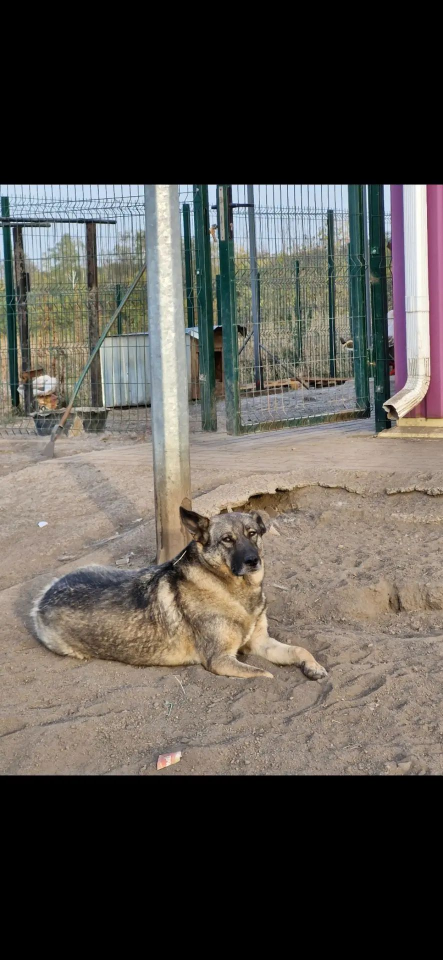
#> input picture source-photos/01-outdoor-portrait.jpg, 886 x 1920 px, found by its file name (shown at 1/2 size)
$ python generate_cards.py
#> lines starting #> are read from the running program, lines starting #| are printed output that depends on the picture
#!/usr/bin/env python3
"""Generate Ozon product cards for Kubik — hero dog seeking a home."""

from __future__ import annotations

import math
from pathlib import Path

from PIL import Image, ImageDraw, ImageFont, ImageFilter, ImageEnhance

ROOT = Path("/workspace")
SRC = ROOT / "source-photos"
OUT = ROOT / "cards"
FONT = ROOT / "fonts" / "Onest-Variable.ttf"

W, H = 1200, 1600  # Ozon 3:4

# Visual system — forest teal + warm coral (not purple, not cream/terracotta)
C = {
    "deep": (15, 42, 46),
    "deep2": (22, 58, 62),
    "sage": (216, 232, 224),
    "mint": (95, 191, 176),
    "coral": (255, 107, 90),
    "coral_d": (220, 78, 64),
    "sand": (245, 247, 244),
    "ink": (18, 32, 36),
    "muted": (90, 110, 112),
    "white": (255, 255, 255),
    "panel": (255, 255, 255),
}


def font(size: int, weight: int = 700) -> ImageFont.FreeTypeFont:
    f = ImageFont.truetype(str(FONT), size)
    f.set_variation_by_axes([weight])
    return f


def round_rect(draw, xy, r, fill=None, outline=None, width=1):
    draw.rounded_rectangle(xy, radius=r, fill=fill, outline=outline, width=width)


# Relative subject centers in source photos (dog body), after letterbox trim
FOCUS = {
    "01-outdoor-portrait.jpg": (0.45, 0.62),
    "02-outdoor-yard.jpg": (0.45, 0.60),
    "03-recovered-brace.jpg": (0.52, 0.50),
    "04-soft-portrait.jpg": (0.50, 0.62),
    "05-recovery-bandages.jpg": (0.50, 0.52),
    "06-recovery-crate.jpg": (0.48, 0.52),
    "07-emergency.jpg": (0.50, 0.55),
}

# Keep zoom near 1.0 so the whole dog stays in frame
ZOOM = {
    "01-outdoor-portrait.jpg": 1.02,
    "02-outdoor-yard.jpg": 1.02,
    "03-recovered-brace.jpg": 1.0,
    "04-soft-portrait.jpg": 1.02,
    "05-recovery-bandages.jpg": 1.05,
    "06-recovery-crate.jpg": 1.05,
    "07-emergency.jpg": 1.0,
}


def trim_letterbox(img: Image.Image, threshold: int = 14) -> Image.Image:
    """Remove near-black letterbox bars common in phone exports."""
    arr = img.convert("RGB")
    px = arr.load()
    w, h = arr.size
    def row_bright(y):
        return sum(sum(px[x, y]) for x in range(0, w, max(1, w // 40))) / (3 * (w // max(1, w // 40) + 1))
    def col_bright(x):
        return sum(sum(px[x, y]) for y in range(0, h, max(1, h // 40))) / (3 * (h // max(1, h // 40) + 1))
    top = 0
    while top < h - 1 and row_bright(top) < threshold:
        top += 1
    bottom = h - 1
    while bottom > top and row_bright(bottom) < threshold:
        bottom -= 1
    left = 0
    while left < w - 1 and col_bright(left) < threshold:
        left += 1
    right = w - 1
    while right > left and col_bright(right) < threshold:
        right -= 1
    if bottom - top < h * 0.5 or right - left < w * 0.5:
        return img  # safety
    return img.crop((left, top, right + 1, bottom + 1))


def fit_cover(
    img: Image.Image,
    size: tuple[int, int],
    focus=(0.5, 0.5),
    zoom: float = 1.0,
) -> Image.Image:
    """Crop/scale so `focus` (x,y in source 0..1) lands at the center of the output."""
    tw, th = size
    img = trim_letterbox(img.convert("RGB"))
    sw, sh = img.size
    scale = max(tw / sw, th / sh) * max(zoom, 1.0)
    nw, nh = max(tw, int(sw * scale + 0.5)), max(th, int(sh * scale + 0.5))
    img = img.resize((nw, nh), Image.Resampling.LANCZOS)
    cx, cy = focus[0] * nw, focus[1] * nh
    left = int(round(cx - tw / 2))
    top = int(round(cy - th / 2))
    left = max(0, min(left, nw - tw))
    top = max(0, min(top, nh - th))
    return img.crop((left, top, left + tw, top + th))


def fit_contain(
    img: Image.Image,
    size: tuple[int, int],
    focus=(0.5, 0.5),
    pad: float = 0.06,
    bg_mode: str = "blur",
    valign: str = "center",
) -> Image.Image:
    """Fit the whole photo inside the box (dog fully visible), fill margins with blur/solid."""
    tw, th = size
    img = trim_letterbox(img.convert("RGB"))
    sw, sh = img.size
    scale = min(tw / sw, th / sh) * (1.0 - pad)
    nw, nh = max(1, int(sw * scale + 0.5)), max(1, int(sh * scale + 0.5))
    subject = img.resize((nw, nh), Image.Resampling.LANCZOS)

    if bg_mode == "blur":
        bg = fit_cover(img, size, focus=focus, zoom=1.12)
        bg = bg.filter(ImageFilter.GaussianBlur(28))
        bg = ImageEnhance.Brightness(bg).enhance(0.72)
        bg = ImageEnhance.Color(bg).enhance(0.85)
    elif bg_mode == "sand":
        bg = Image.new("RGB", size, C["sand"])
    else:
        bg = Image.new("RGB", size, C["deep"])

    out = bg.copy()
    ox = int((tw - nw) * focus[0])
    if valign == "top":
        oy = int(th * 0.04)
    elif valign == "bottom":
        oy = th - nh - int(th * 0.04)
    else:
        oy = int((th - nh) * focus[1])
    ox = max(0, min(ox, tw - nw))
    oy = max(0, min(oy, th - nh))
    out.paste(subject, (ox, oy))
    return out


def photo(
    name: str,
    size: tuple[int, int],
    zoom: float | None = None,
    mode: str = "contain",
    valign: str = "center",
    bg_mode: str = "blur",
) -> Image.Image:
    """Default: contain — whole dog visible."""
    if mode == "cover":
        z = ZOOM[name] if zoom is None else zoom
        return fit_cover(load(name), size, focus=FOCUS[name], zoom=z)
    return fit_contain(
        load(name), size, focus=FOCUS[name], valign=valign, bg_mode=bg_mode
    )


def darken(img: Image.Image, factor=0.55) -> Image.Image:
    return ImageEnhance.Brightness(img).enhance(factor)


def gradient_overlay(size, top_alpha=0, bottom_alpha=210, color=(15, 42, 46)):
    w, h = size
    overlay = Image.new("RGBA", size, (0, 0, 0, 0))
    px = overlay.load()
    for y in range(h):
        t = y / (h - 1)
        # ease in toward bottom
        a = int(top_alpha + (bottom_alpha - top_alpha) * (t ** 1.4))
        for x in range(w):
            px[x, y] = (*color, a)
    return overlay


# [27 lines left out: functions text_wrap, draw_multiline, not called in this run]


def badge(draw, text, xy, bg=C["coral"], fg=C["white"], pad_x=22, pad_y=12, radius=999):
    f = font(28, 800)
    tw = draw.textlength(text, font=f)
    x, y = xy
    box = (x, y, x + tw + pad_x * 2, y + 28 + pad_y * 2)
    round_rect(draw, box, radius, fill=bg)
    draw.text((x + pad_x, y + pad_y - 2), text, font=f, fill=fg)
    return box


# [5 lines left out: function panel, not called in this run]


def load(name: str) -> Image.Image:
    return Image.open(SRC / name)


def card_cover():
    # Dog fully visible in the upper zone; text lives below
    canvas = Image.new("RGB", (W, H), C["deep"])
    shot = photo("01-outdoor-portrait.jpg", (W, 1080), valign="center")
    canvas.paste(shot, (0, 0))
    base = canvas.convert("RGBA")
    # soft bottom fade into text area
    fade = gradient_overlay((W, H), 0, 0)
    # manual fade only near text band
    overlay = Image.new("RGBA", (W, H), (0, 0, 0, 0))
    px = overlay.load()
    for y in range(980, H):
        t = (y - 980) / (H - 980)
        a = int(230 * (t ** 0.9))
        for x in range(W):
            px[x, y] = (15, 42, 46, a)
    base = Image.alpha_composite(base, overlay)
    draw = ImageDraw.Draw(base)
    badge(draw, "ПЁС-ГЕРОЙ", (48, 56), bg=C["coral"])

    title = font(78, 800)
    lines = ["Помочь", "Кубику", "найти дом"]
    y = 1120
    for line in lines:
        draw.text((48, y), line, font=title, fill=C["sand"])
        y += 82

    sub = font(30, 500)
    draw.text((48, 1400), "Спас человека во время обстрела.", font=sub, fill=(220, 230, 226))
    draw.text((48, 1445), "Восстановился. Ждёт свою семью.", font=sub, fill=(220, 230, 226))
    draw.rectangle((48, 1510, 220, 1520), fill=C["mint"])
    base.convert("RGB").save(OUT / "01-cover.jpg", quality=92, optimize=True)


# [323 lines left out: functions card_hero, card_story, card_injury, card_rehab, card_now, card_character and 3 more, not called in this run]


def main():
    OUT.mkdir(parents=True, exist_ok=True)
    generators = [
        card_cover,
        card_hero,
        card_story,
        card_injury,
        card_rehab,
        card_now,
        card_character,
        card_home,
        card_help,
        card_gallery_extra,
    ]
    for gen in generators:
        print("→", gen.__name__)
        gen()
#> this loop made 1 pass
#> pass 1, in card_cover, `canvas = Image.new("RGB", (W, H), C["deep"])`:
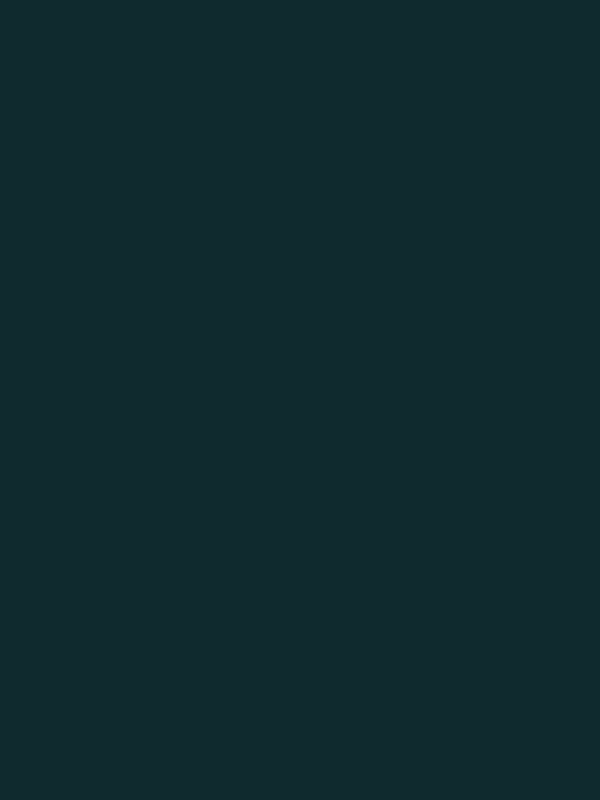
#> canvas: PIL image 1200x1600 RGB (shown at 1/2 size); mean R, G, B 15, 42, 46
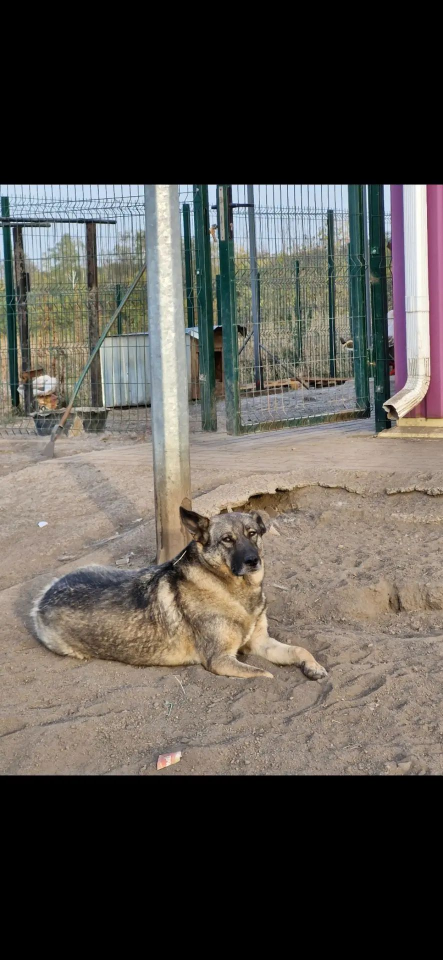
#> input picture source-photos/01-outdoor-portrait.jpg, 886 x 1920 px, found by its file name (shown at 1/2 size)
#> pass 1, in fit_contain, `img = trim_letterbox(img.convert("RGB"))`:
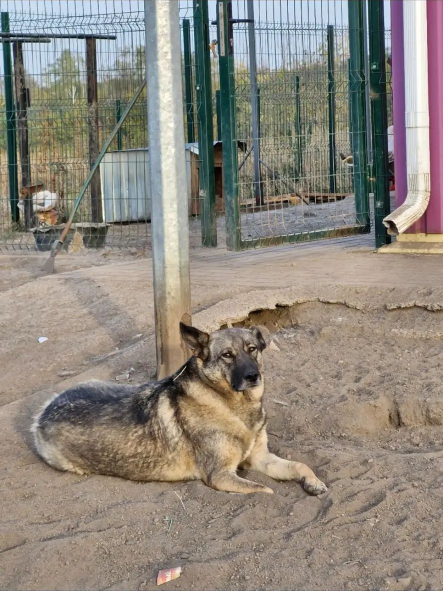
#> img: PIL image 886x1182 RGB (shown at 1/2 size); mean R, G, B 141.9, 134.8, 125.2
#> pass 1, in fit_contain, `subject = img.resize((nw, nh), Image.Resampling.LANCZOS)`:
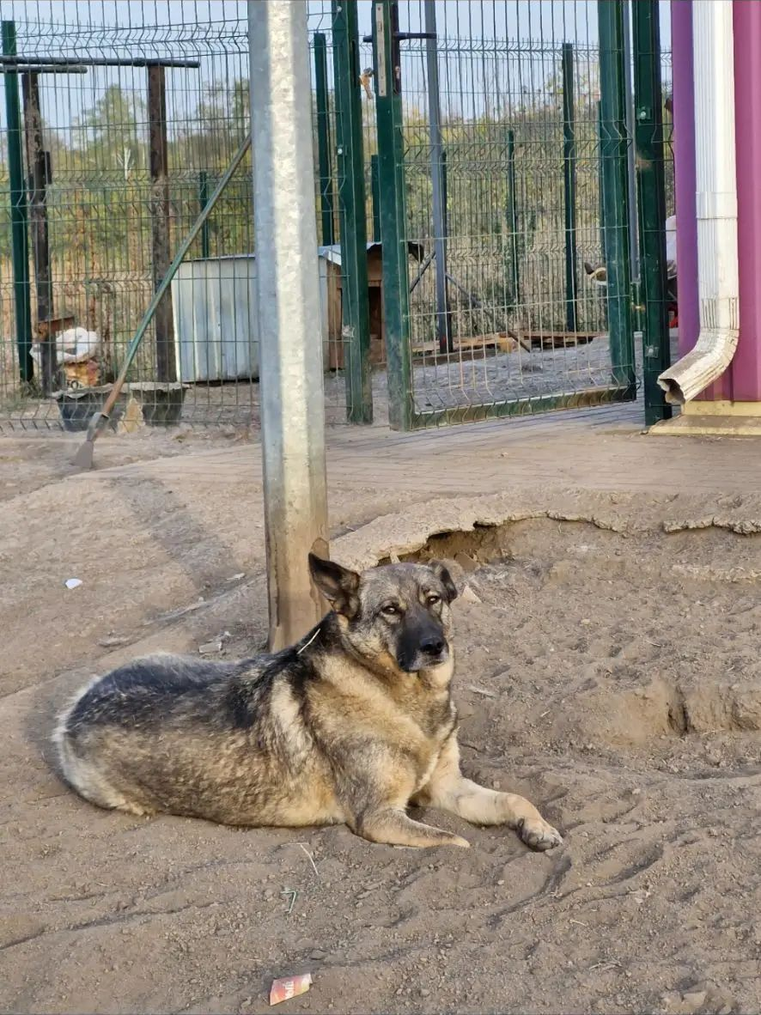
#> subject: PIL image 761x1015 RGB; mean R, G, B 141.9, 134.8, 125.2
    print("Done:", sorted(p.name for p in OUT.glob("*.jpg")))


if __name__ == "__main__":
#> (the run stopped early here; a loop or call above may not have finished)
